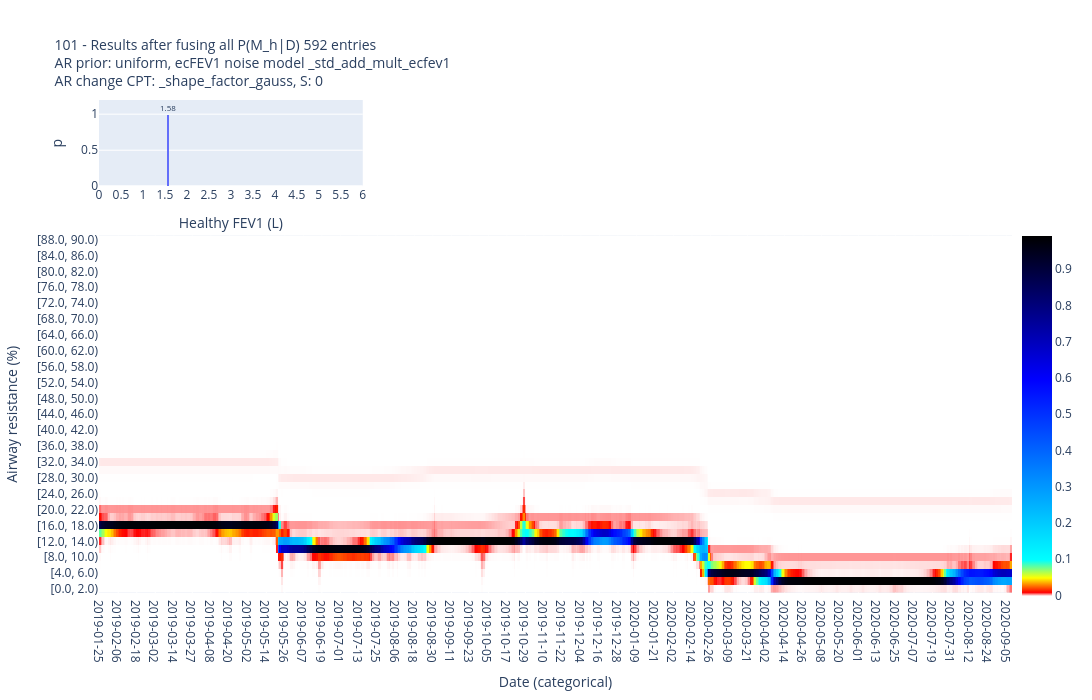

The notebook cell saved with this chart:
### Code cell
df_for_ID = df[df.ID == "101"]

dftmp, _, _ = dh.find_longest_consec_series(df_for_ID)

ecfef2575_cols = [
    "ecFEF2575%ecFEV1",
    "idx ecFEF2575%ecFEV1",
    "idx ecFEF25-75 % ecFEV1 (%)",
]
ecfev1_cols = [
    "ecFEV1",
    "idx ecFEV1 (L)",
]

# obs = "ecFEV1, ecFEF25-75"
obs = "ecFEV1"
dftmp[ecfef2575_cols] = np.nan
# obs = "no obs"
# dftmp[ecfev1_cols + ecfef2575_cols] = np.nan


(
    # fig,
    p_M_given_D,
    log_p_D_given_M,
    AR_given_M_and_D,
    AR_given_M_and_all_D,
    res_dict,
) = cca_ar_change.run_long_noise_model_through_time(
    dftmp,
    ar_prior="uniform",
    # ar_prior="uniform message to HFEV1",
    # ar_prior="breathe (2 days model, ecFEV1 addmultnoise, ecFEF25-75)",
    # ar_change_cpt_suffix="_shift_span_[-20;20]_joint_sampling_3_days_model_ecfev1std0.068_mult4x",
    # ar_change_cpt_suffix="_shift_span_[-20;20]_joint_sampling_3_days_model_ecfev1std0.068",
    # ar_change_cpt_suffix="_shift_span_[-20;20]_joint_sampling_3_days_model_ecfev1std0.23",
    # ar_change_cpt_suffix="_shift_span_[-20;20]_joint_sampling_3_days_model_ecfev1addmultnoise",
    ar_change_cpt_suffix="_shape_factor_gauss",
    # ecfev1_noise_model_suffix="_std_0.068",
    ecfev1_noise_model_suffix="_std_add_mult_ecfev1",
    fef2575_cpt_suffix="_ecfev1_2_days_model_add_mult_noise",
    # save=True
)
dftmp.head()

### Figure 1 — Plotly figure (JSON) as saved in the notebook; plotly's stock layout.template omitted (floating-point values rounded to 4 significant figures; data arrays with more than 128 entries replaced by an {"elided": "..."} marker saying what was removed)
{"data": [{"histfunc": "sum", "type": "histogram", "x": [1, 1.05, 1.1, 1.15, 1.2, 1.25, 1.3, 1.35, 1.4, 1.45, 1.5, 1.55, 1.6, 1.65, 1.7, 1.75, 1.8, 1.85, 1.9, 1.95, 2.0, 2.05, 2.1, 2.15, 2.2, 2.25, 2.3, 2.35, 2.4, 2.45, 2.5, 2.55, 2.6, 2.65, 2.7, 2.75, 2.8, 2.85, 2.9, 2.95, 3.0, 3.05, 3.1, 3.15, 3.2, 3.25, 3.3, 3.35, 3.4, 3.45, 3.5, 3.55, 3.6, 3.65, 3.7, 3.75, 3.8, 3.85, 3.9, 3.95, 4.0, 4.05, 4.1, 4.15, 4.2, 4.25, 4.3, 4.35, 4.4, 4.45, 4.5, 4.55, 4.6, 4.65, 4.7, 4.75, 4.8, 4.85, 4.9, 4.95, 5.0, 5.05, 5.1, 5.15, 5.2, 5.25, 5.3, 5.35, 5.4, 5.45, 5.5, 5.55, 5.6, 5.65, 5.7, 5.75, 5.8, 5.85, 5.9, 5.95], "xaxis": "x", "xbins": {"end": 6, "size": 0.05, "start": 0}, "y": [0, 0, 0, 0, 0, 0, 0, 0, 5.415e-274, 3.159e-68, 7.893e-05, 0.9933, 0.001323, 0.004078, 2.448e-06, 2.044e-09, 7.494e-07, 2.195e-05, 0.0002431, 0.0008858, 4.131e-05, 6.925e-08, 1.99e-13, 2.125e-10, 5.293e-08, 3.432e-10, 6.631e-08, 4.178e-15, 8.744e-11, 1.974e-10, 5.825e-19, 8.147e-07, 1.734e-24, 6.662e-08, 1.053e-24, 1.002e-11, 2.851e-21, 5.827e-18, 4.779e-18, 2.902e-23, 3.078e-20, 6.148e-18, 6.364e-29, 3.365e-24, 2.081e-17, 7.935e-35, 3.815e-28, 5.02e-18, 9.649e-35, 1.861e-36, 1.75e-19, 6.865e-31, 7.608e-43, 1.109e-30, 1.821e-25, 2.796e-37, 4.223e-45, 4.406e-38, 1.003e-31, 3.186e-38, 2.757e-46, 1.818e-43, 2.164e-44, 1.039e-39, 1.616e-45, 1.506e-44, 2.198e-46, 3.061e-56, 5.132e-51, 3.005e-50, 6.35e-45, 8.904e-50, 3.266e-56, 1.12e-64, 8.572e-65, 1.252e-59, 6.271e-44, 4.129e-53, 2.397e-63, 1.737e-67, 2.217e-77, 3.378e-80, 6.732e-62, 4.204e-48, 8.461e-58, 8.919e-72, 2.133e-78, 2.561e-82, 1.296e-89, 1.166e-88, 2.113e-67, 6.704e-58, 5.761e-65, 2.574e-77, 8.308e-90, 1.981e-97, 7.856e-99, 2.691e-99, 9.809e-89, 1.143e-82], "yaxis": "y"}, {"coloraxis": "coloraxis", "type": "heatmap", "x": {"elided": "592 str values"}, "xaxis": "x2", "y": ["[0.0, 2.0)", "[2.0, 4.0)", "[4.0, 6.0)", "[6.0, 8.0)", "[8.0, 10.0)", "[10.0, 12.0)", "[12.0, 14.0)", "[14.0, 16.0)", "[16.0, 18.0)", "[18.0, 20.0)", "[20.0, 22.0)", "[22.0, 24.0)", "[24.0, 26.0)", "[26.0, 28.0)", "[28.0, 30.0)", "[30.0, 32.0)", "[32.0, 34.0)", "[34.0, 36.0)", "[36.0, 38.0)", "[38.0, 40.0)", "[40.0, 42.0)", "[42.0, 44.0)", "[44.0, 46.0)", "[46.0, 48.0)", "[48.0, 50.0)", "[50.0, 52.0)", "[52.0, 54.0)", "[54.0, 56.0)", "[56.0, 58.0)", "[58.0, 60.0)", "[60.0, 62.0)", "[62.0, 64.0)", "[64.0, 66.0)", "[66.0, 68.0)", "[68.0, 70.0)", "[70.0, 72.0)", "[72.0, 74.0)", "[74.0, 76.0)", "[76.0, 78.0)", "[78.0, 80.0)", "[80.0, 82.0)", "[82.0, 84.0)", "[84.0, 86.0)", "[86.0, 88.0)", "[88.0, 90.0)"], "yaxis": "y2", "z": {"elided": "45x592 float values"}}], "layout": {"annotations": [{"font": {"size": 8}, "showarrow": false, "text": "1.58", "x": 1.576, "xref": "x", "y": 1.093, "yref": "y"}], "coloraxis": {"colorbar": {"len": 0.77, "x": 1, "y": 0.36}, "colorscale": [[0, "white"], [0.01, "red"], [0.05, "yellow"], [0.1, "cyan"], [0.6, "blue"], [1, "black"]]}, "font": {"size": 12}, "height": 700, "title": {"font": {"size": 14}, "text": "101 - Results after fusing all P(M_h|D) 592 entries<br>AR prior: uniform, ecFEV1 noise model _std_add_mult_ecfev1<br>AR change CPT: _shape_factor_gauss, S: 0"}, "width": 1200, "xaxis": {"anchor": "y", "domain": [0, 0.2889], "nticks": 20, "range": [0, 6], "title": {"text": "Healthy FEV1 (L)"}}, "xaxis2": {"anchor": "y2", "domain": [0, 1], "nticks": 50, "title": {"text": "Date (categorical)"}, "type": "category"}, "yaxis": {"anchor": "x", "domain": [0.825, 1], "title": {"text": "p"}}, "yaxis2": {"anchor": "x2", "domain": [0, 0.725], "title": {"text": "Airway resistance (%)"}}}}
